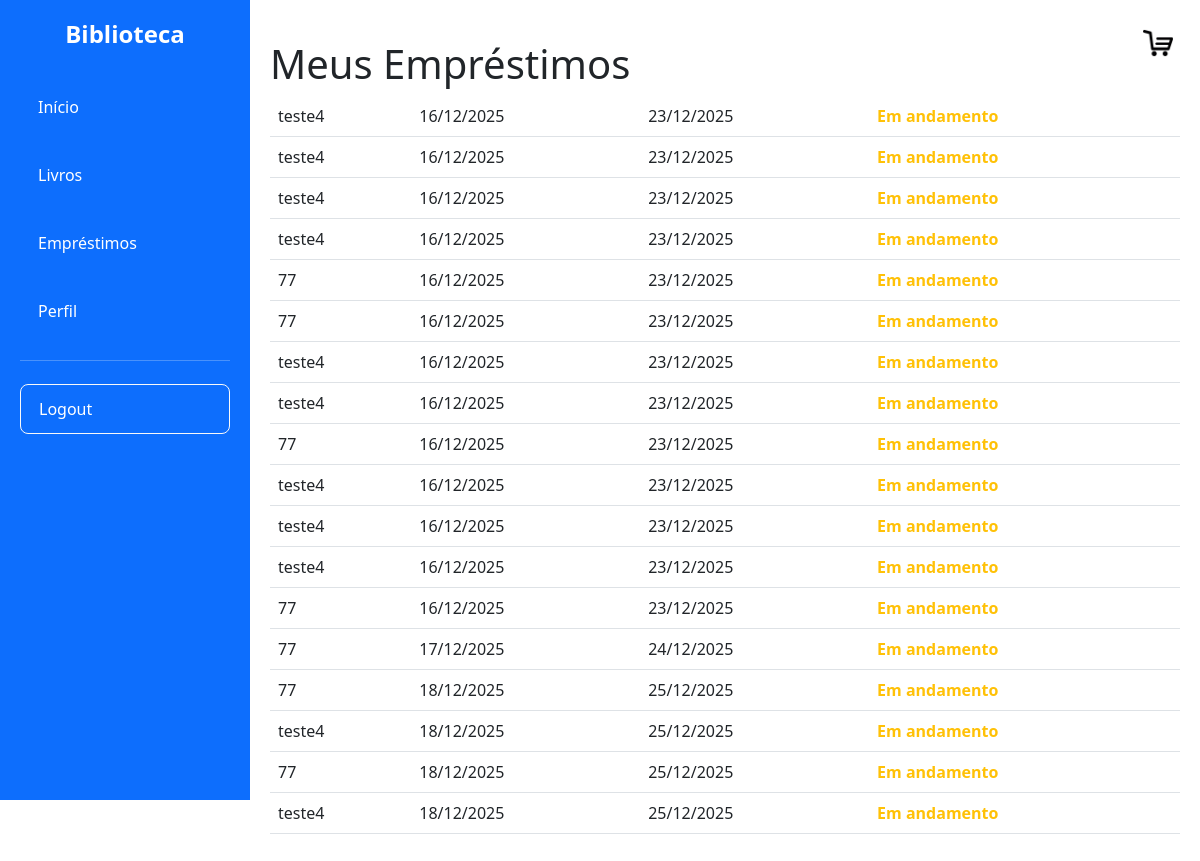
Screenshot of /livros/emprestimos (signed in) with the database file from the repository.
### models/emprestimo.py (models this page shows)
class Emprestimo(db.Model):
    __tablename__ = 'tb_emprestimos'
    emp_id = db.Column(db.Integer, primary_key=True)
    emp_usu_id = db.Column(db.Integer, db.ForeignKey('tb_usuarios.usu_id'), nullable=False)
    emp_liv_id = db.Column(db.Integer, db.ForeignKey('tb_livros.liv_id'), nullable=False)
    emp_data_emprestimo = db.Column(db.Date)
    emp_data_a_devolver = db.Column(db.Date)
    emp_data_devolucao = db.Column(db.Date, nullable=True)
    status = db.Column(db.String(50))
    livro = db.relationship('Livro', backref='emprestimos')
    usuario = db.relationship('Usuario', backref='emprestimos')

### models/livro.py (models this page shows)
class Livro(db.Model):
    __tablename__ = 'tb_livros'
    liv_id = db.Column(db.Integer, primary_key=True)
    liv_titulo = db.Column(db.String(200), nullable=False)
    liv_descricao = db.Column(db.String(450), nullable=False)
    liv_editora = db.Column(db.String(100))
    liv_ano = db.Column(db.Integer)
    liv_autor = db.Column(db.String(100))
    liv_genero = db.Column(db.String(50))
    liv_quantidade = db.Column(db.Integer)
    liv_preco = db.Column(db.Float, nullable=False, default=0.0)

### controllers/livros.py (the view)
@livros_bp.route("/emprestimos")
@login_required
def listar_emprestimos():
    if current_user.usu_tipo == "bibliotecario":
        emprestimos = Emprestimo.query.all()
    else:
        emprestimos = Emprestimo.query.filter_by(emp_usu_id=current_user.usu_id).all()
    hoje = date.today()
    atualizou = False
    for emp in emprestimos:
        data_limite = emp.emp_data_a_devolver
        if isinstance(data_limite, datetime):
            data_limite = data_limite.date()
        if emp.status.lower() != "devolvido" and data_limite and data_limite < hoje:
            if emp.status.lower() != "atrasado":
                emp.status = "Atrasado"
                atualizou = True
    if atualizou:
        db.session.commit()
    return render_template("listar_emprestimos.html", emprestimos=emprestimos)

### templates/listar_emprestimos.html (shortened to what this page needs)
{% extends 'base.html' %}
{% block content %}
<h1>Meus Empréstimos</h1>
{% if emprestimos %}
  <table class="table">
    <thead>
      {% for emp in emprestimos %}
      <tr>
        <td>{{ emp.livro.liv_titulo }}</td>
        <td>{{ emp.emp_data_emprestimo.strftime('%d/%m/%Y') }}</td>
        <td>{{ emp.emp_data_a_devolver.strftime('%d/%m/%Y') }}</td>
        <td>
          {% set status = emp.status.lower() if emp.status else '' %}
          {% if status == 'atrasado' %}
            <span class="text-danger fw-bold">
              <i class="bi bi-exclamation-triangle-fill"></i> {{ emp.status }}
            </span>
          {% elif status == 'devolvido' %}
            <span class="text-success fw-bold">{{ emp.status }}</span>
          {% elif status == 'em andamento' %}
            <span class="text-warning fw-bold">{{ emp.status }}</span>
          {% else %}
            <span>{{ emp.status }}</span>
          {% endif %}
        </td>
      </tr>
      {% endfor %}
  </table>
{% else %}
  <p>Você não possui empréstimos ativos.</p>
{% endif %}
{% endblock %}

### rows the page displays
Emprestimo: livro.liv_titulo "teste4", emp_data_emprestimo "16/12/2025", emp_data_a_devolver "23/12/2025", status "Em andamento"
Emprestimo: livro.liv_titulo "teste4", emp_data_emprestimo "16/12/2025", emp_data_a_devolver "23/12/2025", status "Em andamento"
Emprestimo: livro.liv_titulo "teste4", emp_data_emprestimo "16/12/2025", emp_data_a_devolver "23/12/2025", status "Em andamento"
Emprestimo: livro.liv_titulo "teste4", emp_data_emprestimo "16/12/2025", emp_data_a_devolver "23/12/2025", status "Em andamento"
Emprestimo: livro.liv_titulo "77", emp_data_emprestimo "16/12/2025", emp_data_a_devolver "23/12/2025", status "Em andamento"
Emprestimo: livro.liv_titulo "77", emp_data_emprestimo "16/12/2025", emp_data_a_devolver "23/12/2025", status "Em andamento"
Emprestimo: livro.liv_titulo "teste4", emp_data_emprestimo "16/12/2025", emp_data_a_devolver "23/12/2025", status "Em andamento"
Emprestimo: livro.liv_titulo "teste4", emp_data_emprestimo "16/12/2025", emp_data_a_devolver "23/12/2025", status "Em andamento"
Emprestimo: livro.liv_titulo "77", emp_data_emprestimo "16/12/2025", emp_data_a_devolver "23/12/2025", status "Em andamento"
Emprestimo: livro.liv_titulo "teste4", emp_data_emprestimo "16/12/2025", emp_data_a_devolver "23/12/2025", status "Em andamento"
Emprestimo: livro.liv_titulo "teste4", emp_data_emprestimo "16/12/2025", emp_data_a_devolver "23/12/2025", status "Em andamento"
Emprestimo: livro.liv_titulo "teste4", emp_data_emprestimo "16/12/2025", emp_data_a_devolver "23/12/2025", status "Em andamento"
Emprestimo: livro.liv_titulo "77", emp_data_emprestimo "16/12/2025", emp_data_a_devolver "23/12/2025", status "Em andamento"
Emprestimo: livro.liv_titulo "77", emp_data_emprestimo "17/12/2025", emp_data_a_devolver "24/12/2025", status "Em andamento"
Emprestimo: livro.liv_titulo "77", emp_data_emprestimo "18/12/2025", emp_data_a_devolver "25/12/2025", status "Em andamento"
Emprestimo: livro.liv_titulo "teste4", emp_data_emprestimo "18/12/2025", emp_data_a_devolver "25/12/2025", status "Em andamento"
Emprestimo: livro.liv_titulo "77", emp_data_emprestimo "18/12/2025", emp_data_a_devolver "25/12/2025", status "Em andamento"
Emprestimo: livro.liv_titulo "teste4", emp_data_emprestimo "18/12/2025", emp_data_a_devolver "25/12/2025", status "Em andamento"
